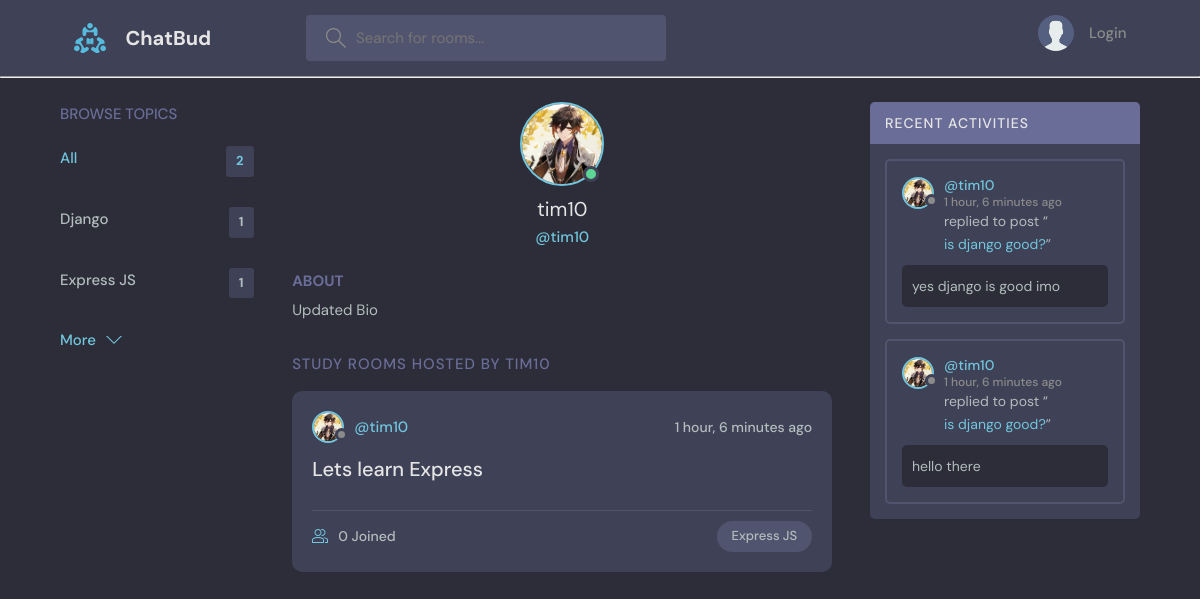
The app's page /profile/2/ with its own data.
### chatapp/models.py (models this page shows, shortened)
class Topic(models.Model):
    name = models.CharField(max_length=200)

class User(AbstractUser):
    name = models.CharField(max_length=200,null=True)
    email = models.EmailField(unique=True,null=True)
    bio = models.TextField(null=True)
    avatar= models.ImageField(null=True, default="avatar.svg")
    USERNAME_FIELD= 'email'
    REQUIRED_FIELDS=[]

class Room(models.Model):
    host = models.ForeignKey(User,on_delete=models.SET_NULL,null=True)
    topic = models.ForeignKey(Topic,on_delete=models.SET_NULL,null=True)
    name = models.CharField(max_length=200)
    description = models.TextField(null=True)
    participants = models.ManyToManyField(User,related_name='participants',blank=True) # here host is already connecting with User, so we give a related name to use.
    updated = models.DateTimeField(auto_now=True) # auto_now picks the time when the new data gets updated
    created = models.DateTimeField(auto_now_add=True) # whereas, auto_now_add saves the time when the data is created, hence it stays same for a particular data.
    class Meta:
        ordering = ['-updated','-created']
    def __str__(self):
        return self.name

class Message(models.Model):
    user = models.ForeignKey(User,on_delete=models.CASCADE)
    room = models.ForeignKey(Room,on_delete=models.CASCADE) #on_delete=models.CASCADE ensures that when a room is deleted then the messages gets deleted as well.
    body = models.TextField()
    updated = models.DateTimeField(auto_now=True)
    created = models.DateTimeField(auto_now_add=True)
    class Meta:
        ordering = ['-updated','-created']

### chatapp/views.py (the view)
# urls.py: path('profile/<str:pk>/',views.userProfile,name='user-profile' ),
def userProfile(request,pk):
    user = User.objects.get(id=pk)
    rooms = user.room_set.all() #getting all the rooms of a particular user when viewing the profile
    room_messages = user.message_set.all()
    topics = Topic.objects.all()
    context={'user':user, 'rooms':rooms, 'topics':topics, 'room_messages':room_messages}
    return render(request,'chatapp/profile.html',context)

### chatapp/templates/chatapp/profile.html (shortened to what this page needs)
 {% extends 'main.html' %}
 {% block content %}
 <main class="profile-page layout layout--3">
    <div class="container">
      {% include 'chatapp/topic_component.html' %}
      <div class="roomList">
        <div class="profile">
          <div class="profile__avatar">
            <div class="avatar avatar--large active">
              <img src="{{ user.avatar.url}}" />
            </div>
          </div>
          <div class="profile__info">
            <h3>{{user.username}}</h3>
            <p>@{{user.username}}</p>
          </div>
          <div class="profile__about">
            <h3>About</h3>
            <p>
              {{user.bio}}
            </p>
          </div>
        </div>
        <div class="roomList__header">
          <div>
            <h2>Study Rooms Hosted by {{user.username}}</a>
            </h2>
          </div>
        </div>
        {% include 'chatapp/feed_component.html' %}
      </div>
       {% include 'chatapp/activity_component.html' %}
    </div>
  </main>
 {% endblock %}

### chatapp/templates/chatapp/topic_component.html
<div class="topics">
    <div class="topics__header">
      <h2>Browse Topics</h2>
    </div>
    <ul class="topics__list">
      <li>
        <a href="{% url 'index' %}" class="active">All <span>{{topics.count}}</span></a>
      </li>
      {% for topic in topics %}
        <li>
        <a href="{% url 'index' %}?q={{topic.name}}">{{topic.name}} <span>{{topic.room_set.all.count}}</span></a>
      </li>
      {% endfor %}
         </ul>
    <a class="btn btn--link" href="{% url 'topics' %}">
      More
      <svg version="1.1" xmlns="http://www.w3.org/2000/svg" width="32" height="32" viewBox="0 0 32 32">
        <title>chevron-down</title>
        <path d="M16 21l-13-13h-3l16 16 16-16h-3l-13 13z"></path>
      </svg>
    </a>
  </div>

### chatapp/templates/chatapp/feed_component.html (shortened to what this page needs)
        {% for room in rooms %}
          <div class="roomListRoom">
            <div class="roomListRoom__header">
              <a href="{% url 'user-profile' room.host.id %}" class="roomListRoom__author">
                <div class="avatar avatar--small">
                  <img src="{{ room.host.avatar.url }}" />
                </div>
                <span>@{{ room.host.username }}</span>
              </a>
              <div class="roomListRoom__actions">
                <span>{{ room.created|timesince }} ago</span>
              </div>
            </div>
            <div class="roomListRoom__content">
              <a href="{% url 'room' room.id %}">{{room.name}}</a>
            </div>
            <div class="roomListRoom__meta">
              <a href="{% url 'room' room.id %}" class="roomListRoom__joined">
                {{ room.participants.all.count }} Joined
              </a>
              <p class="roomListRoom__topic">{{room.topic.name}}</p>
            </div>
          </div>
        {% endfor %}

### chatapp/templates/chatapp/activity_component.html (shortened to what this page needs)
<div class="activities">
    <div class="activities__header">
        <h2>Recent Activities</h2>
    </div>
    {% for message in room_messages %}
    <div class="activities__box">
        <div class="activities__boxHeader roomListRoom__header">
            <a href="{% url 'user-profile' message.user.id %}" class="roomListRoom__author">
                <div class="avatar avatar--small">
                    <img src="{{ message.user.avatar.url }}" />
                </div>
                <p>
                    @{{ message.user.username }}
                    <span>{{ message.created|timesince}} ago</span>
                </p>
            </a>
        </div>
        <div class="activities__boxContent">
            <p>
                replied to post “<a href="{% url 'room' message.room.id %}">{{message.room}}</a>”
            </p>
            <div class="activities__boxRoomContent">
                {{message.body}}
            </div>
        </div>
    </div>
    {% endfor %}
</div>

### records on screen
Topic: name "Django", room_set.all.count "1"
Topic: name "Express JS", room_set.all.count "1"
User: avatar (picture), username "tim10", bio "Updated Bio", username "TIM10"
Room: host.avatar (picture), host.username "tim10", created "1 hour, 6 minutes", name "Lets learn Express", participants.all.count "0", topic.name "Express JS"
Message: user.avatar (picture), user.username "tim10", created "1 hour, 6 minutes", room "is django good?", body "yes django is good imo"
Message: user.avatar (picture), user.username "tim10", created "1 hour, 6 minutes", room "is django good?", body "hello there"

### other values on screen
{{ topics.count }} "2"
